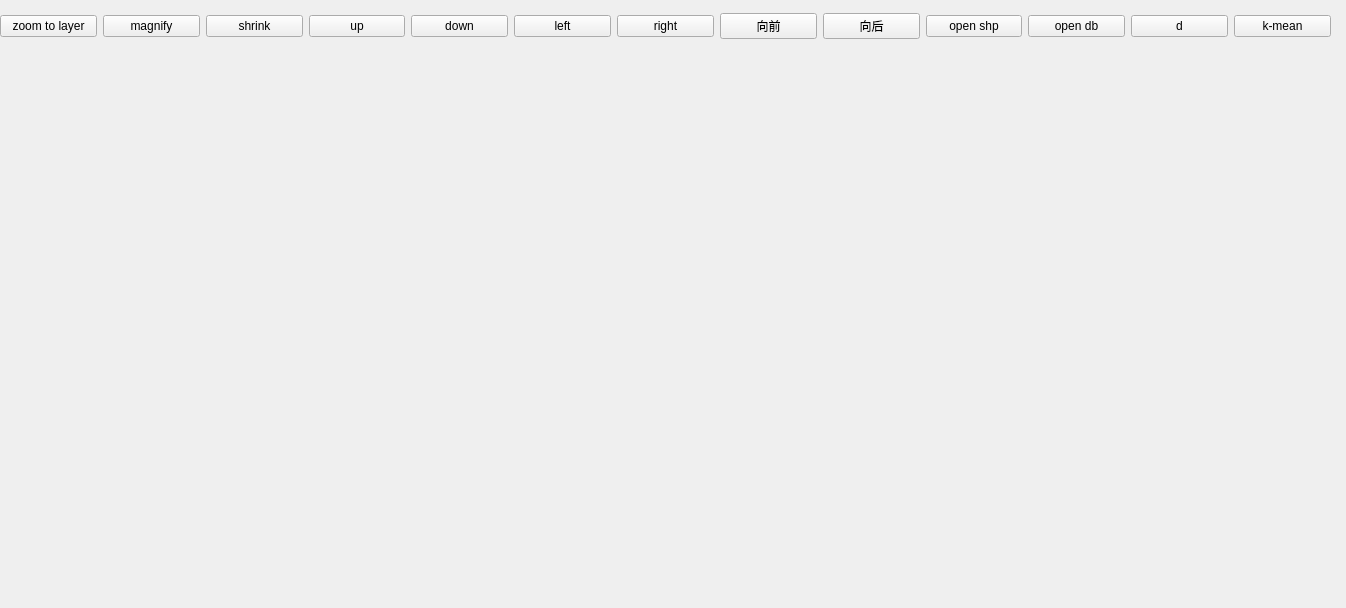
<?xml version="1.0" encoding="UTF-8"?>
<ui version="4.0">
 <class>Form</class>
 <widget class="QWidget" name="Form">
  <property name="geometry">
   <rect>
    <x>0</x>
    <y>0</y>
    <width>1346</width>
    <height>608</height>
   </rect>
  </property>
  <property name="windowTitle">
   <string>Form</string>
  </property>
  <widget class="QWidget" name="horizontalLayoutWidget_3">
   <property name="geometry">
    <rect>
     <x>0</x>
     <y>10</y>
     <width>1331</width>
     <height>33</height>
    </rect>
   </property>
   <layout class="QHBoxLayout" name="horizontalLayout_3">
    <item>
     <widget class="QPushButton" name="pushButton">
      <property name="text">
       <string>zoom to layer</string>
      </property>
     </widget>
    </item>
    <item>
     <widget class="QPushButton" name="pushButton_4">
      <property name="text">
       <string>magnify</string>
      </property>
     </widget>
    </item>
    <item>
     <widget class="QPushButton" name="pushButton_7">
      <property name="text">
       <string>shrink</string>
      </property>
     </widget>
    </item>
    <item>
     <widget class="QPushButton" name="pushButton_5">
      <property name="text">
       <string>up</string>
      </property>
     </widget>
    </item>
    <item>
     <widget class="QPushButton" name="pushButton_3">
      <property name="text">
       <string>down</string>
      </property>
     </widget>
    </item>
    <item>
     <widget class="QPushButton" name="pushButton_8">
      <property name="text">
       <string>left</string>
      </property>
     </widget>
    </item>
    <item>
     <widget class="QPushButton" name="pushButton_6">
      <property name="text">
       <string>right</string>
      </property>
     </widget>
    </item>
    <item>
     <widget class="QPushButton" name="pushButton_9">
      <property name="text">
       <string>向前</string>
      </property>
     </widget>
    </item>
    <item>
     <widget class="QPushButton" name="pushButton_10">
      <property name="text">
       <string>向后</string>
      </property>
     </widget>
    </item>
    <item>
     <widget class="QPushButton" name="pushButton_2">
      <property name="text">
       <string>open shp</string>
      </property>
     </widget>
    </item>
    <item>
     <widget class="QPushButton" name="pushButton_11">
      <property name="text">
       <string>open db</string>
      </property>
     </widget>
    </item>
    <item>
     <widget class="QPushButton" name="pushButton_13">
      <property name="text">
       <string>d</string>
      </property>
     </widget>
    </item>
    <item>
     <widget class="QPushButton" name="pushButton_12">
      <property name="text">
       <string>k-mean</string>
      </property>
     </widget>
    </item>
   </layout>
  </widget>
 </widget>
 <resources/>
 <connections/>
</ui>
